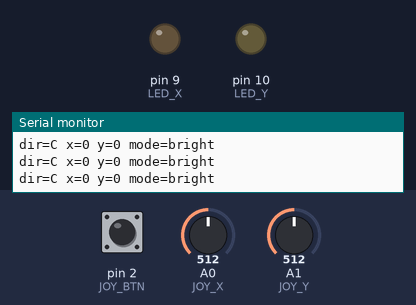
The sketch below on a simulated Arduino Uno, built with avr-gcc and run on an emulated ATmega328P. Parts: output pins drawn as LEDs (lit = HIGH), the last lines printed to the serial monitor. Inputs (shaded band) come from the test bench; at power-on: A0 (JOY_X) = 512, A1 (JOY_Y) = 512, pin 2 (JOY_BTN) HIGH.

Above: at 1.4 s.
1.5 s: A0 (JOY_X) set to 716
At 1.9 s:
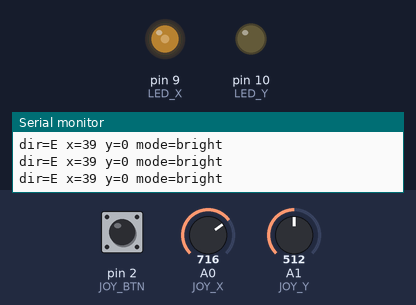
3.0 s: A1 (JOY_Y) set to 716
At 4.2 s:
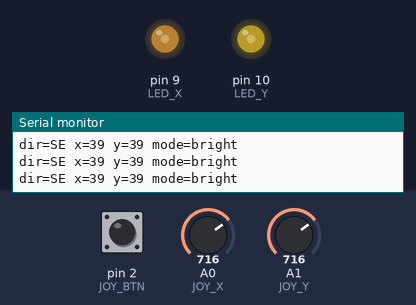
4.5 s: A0 (JOY_X) set to 900
At 5.2 s:
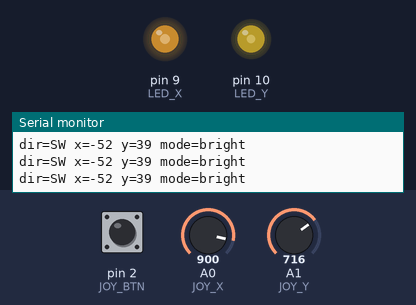
6.0 s: A1 (JOY_Y) set to 900
At 7.2 s:
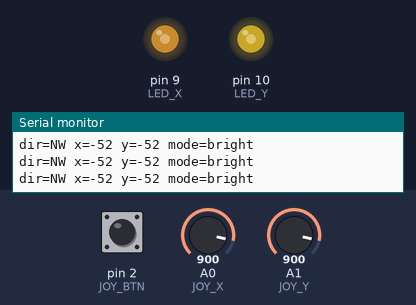
7.5 s: A0 (JOY_X) set to 511
At 8.6 s:
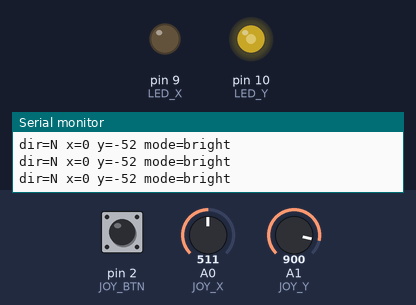
9.0 s: A1 (JOY_Y) set to 90
At 9.4 s:
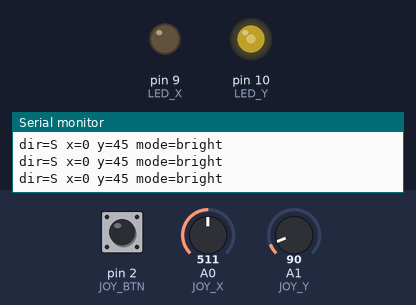
Timing chart, 0 to 11.5 s (numbered marks = the images above; inputs shaded):
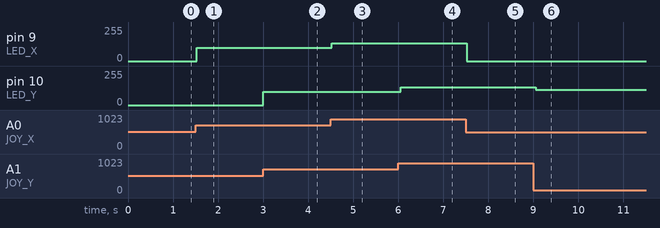

Measured:
- after the input at 1.5 s, pin 9 (LED_X): 0/255 → 99/255 at once
- after the input at 3.0 s, pin 10 (LED_Y): 0/255 → 99/255 at once
- after the input at 4.5 s, pin 9 (LED_X): 99/255 → 132/255 at once
- after the input at 6.0 s, pin 10 (LED_Y): 99/255 → 132/255 after 0.05 s
- after the input at 7.5 s, pin 9 (LED_X): 132/255 → 0/255 at once
- after the input at 9.0 s, pin 10 (LED_Y): 132/255 → 114/255 after 0.05 s

The sketch:

5.5.ino
```cpp
const int JOY_X = A0;
const int JOY_Y = A1;
const int JOY_BTN = 2;
const int LED_X = 9;
const int LED_Y = 10;

const int DEAD_ZONE = 10;
const int BTN_DEBOUNCE = 50;

int centerX = 0;
int centerY = 0;

bool mode = 0;
bool lastBtn = HIGH;
unsigned long btnChangeTime = 0;

void setup() {
  Serial.begin(9600);
  pinMode(LED_X, OUTPUT);
  pinMode(LED_Y, OUTPUT);
  pinMode(JOY_BTN, INPUT_PULLUP);

  long sx = 0, sy = 0;
  for (int i = 0; i < 50; i++) {
    sx += analogRead(JOY_X);
    sy += analogRead(JOY_Y);
    delay(5);
  }
  centerX = sx / 50;
  centerY = sy / 50;

  Serial.print("centerX=");
  Serial.print(centerX);
  Serial.print(" centerY=");
  Serial.println(centerY);
}

int readAxis(int pin, int center) {
  int v = analogRead(pin) - center;
  if (abs(v) < DEAD_ZONE) return 0;
  int out = v * 100 / 512;
  if (out > 100) out = 100;
  if (out < -100) out = -100;
  return out;
}

const char* direction(int x, int y) {
  int ax = abs(x);
  int ay = abs(y);
  if (ax < DEAD_ZONE && ay < DEAD_ZONE) return "C";
  if (ay > ax * 2) return (y > 0) ? "S" : "N";
  if (ax > ay * 2) return (x > 0) ? "E" : "W";
  if (x > 0 && y > 0) return "SE";
  if (x > 0 && y < 0) return "NE";
  if (x < 0 && y > 0) return "SW";
  return "NW";
}

void loop() {
  bool btn = digitalRead(JOY_BTN);
  if (btn != lastBtn) {
    btnChangeTime = millis();
    lastBtn = btn;
  }
  if (millis() - btnChangeTime > BTN_DEBOUNCE) {
    static bool prev = HIGH;
    if (btn == LOW && prev == HIGH) {
      mode = !mode;
    }
    prev = btn;
  }

  int x = readAxis(JOY_X, centerX);
  int y = readAxis(JOY_Y, centerY);

  int ax = abs(x);
  int ay = abs(y);

  if (mode == 0) {
    analogWrite(LED_X, map(ax, 0, 100, 0, 255));
    analogWrite(LED_Y, map(ay, 0, 100, 0, 255));
  } else {
    unsigned long period = map(max(ax, ay), 0, 100, 1000, 50);
    bool on = (millis() % period) < (period / 2);
    analogWrite(LED_X, on ? map(ax, 0, 100, 0, 255) : 0);
    analogWrite(LED_Y, on ? map(ay, 0, 100, 0, 255) : 0);
  }

  Serial.print("dir=");
  Serial.print(direction(x, y));
  Serial.print(" x=");
  Serial.print(x);
  Serial.print(" y=");
  Serial.print(y);
  Serial.print(" mode=");
  Serial.println(mode ? "blink" : "bright");

  delay(50);
}
```
